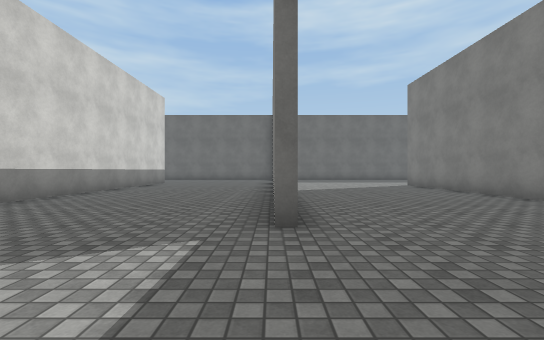
View 1 (above)

21 first-person views from a walk through a scene from a Unity 3-D project. The camera is 1.2 m above the floor, looks level and sees 90° across. The floor is counted in squares, 2 m on a side. Each view is taken from the middle of a square. On the plan, view 1 faces up. The plan holds only what a view shows up to about 9 squares ahead; the rest is blank. The place goes on beyond the plan. The player is left out. Surface patterns are stand-ins for the level's own textures.

View 2
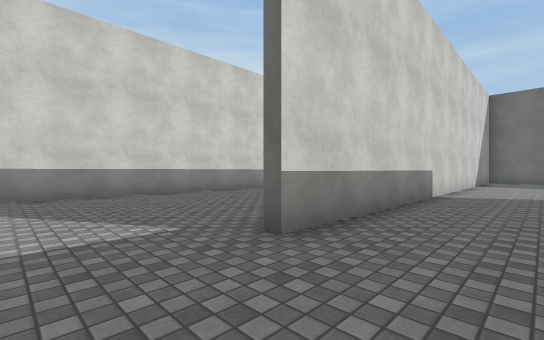

View 3
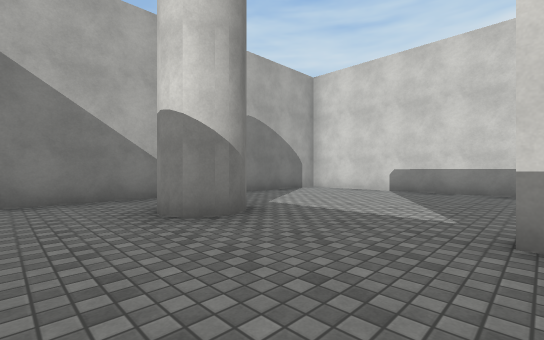

View 4
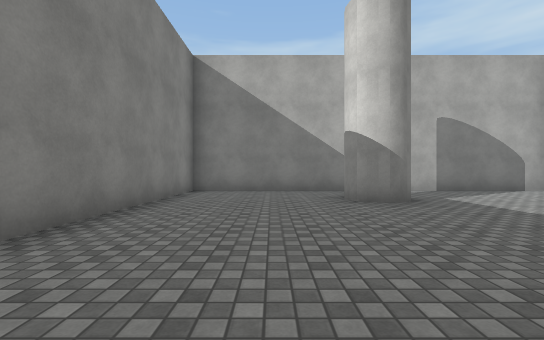

View 5
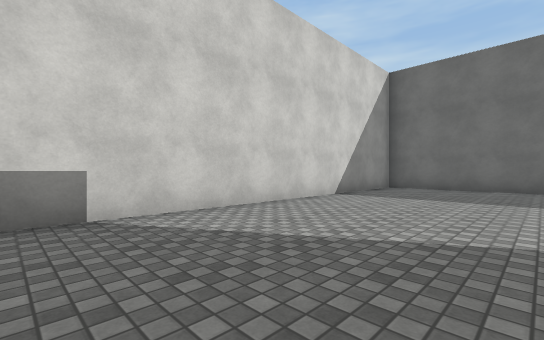

View 6
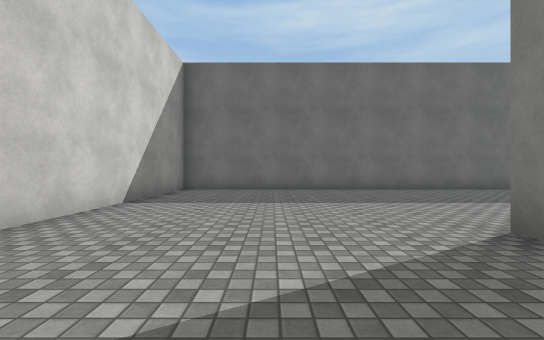

View 7
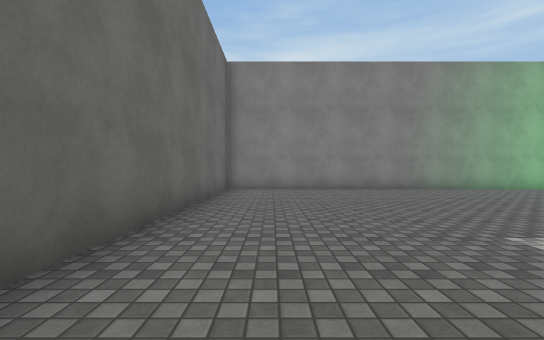

View 8
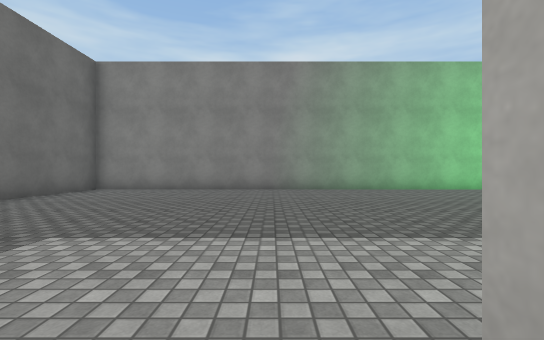

View 9
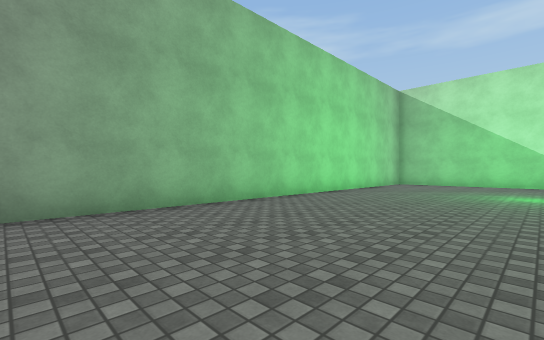

View 10
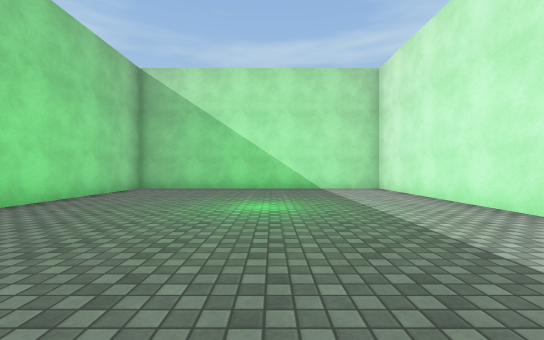

View 11
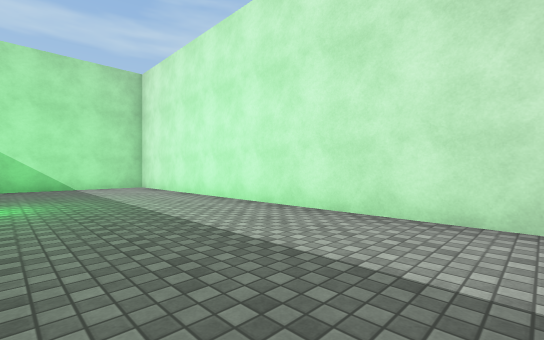

View 12
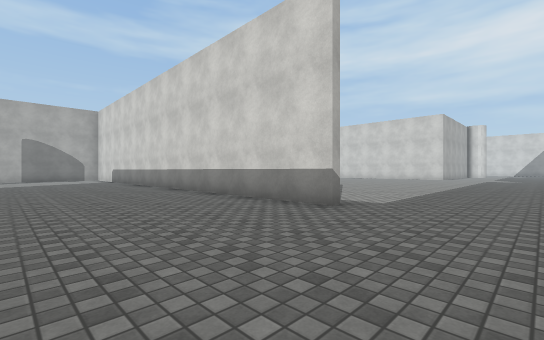

View 13
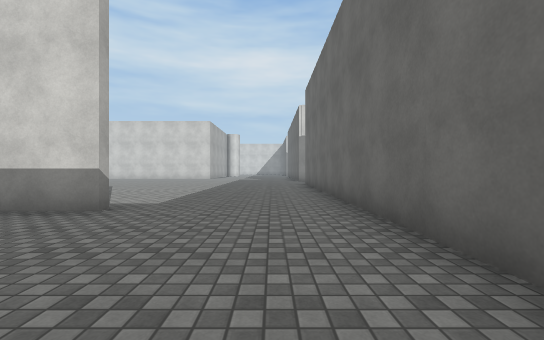

View 14
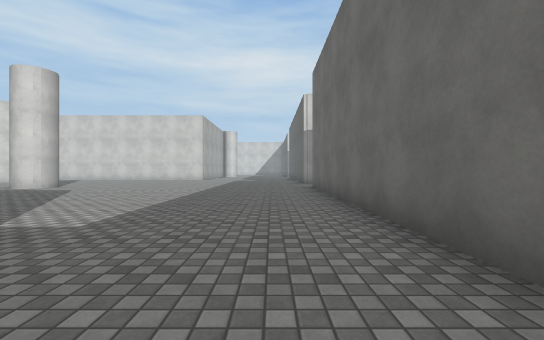

View 15
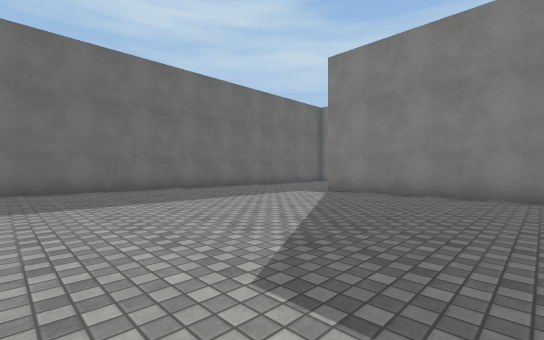

View 16
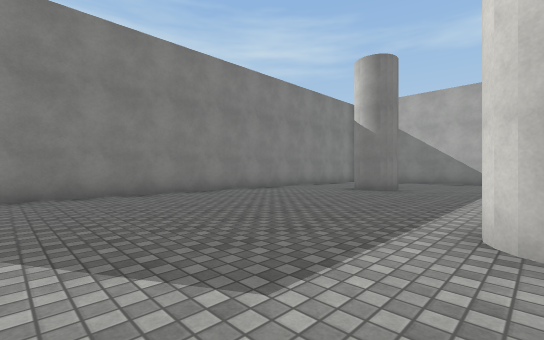

View 17
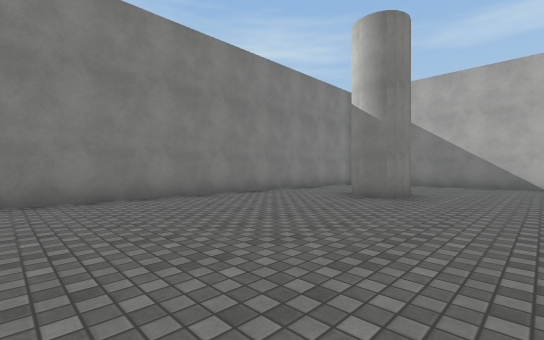

View 18
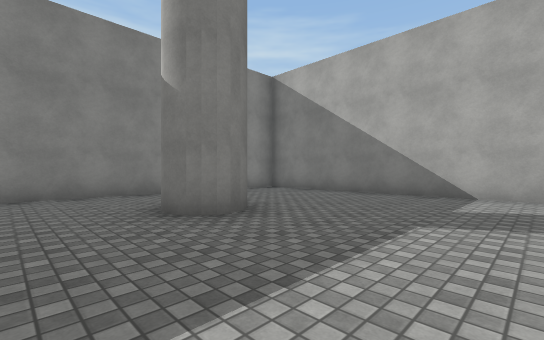

View 19
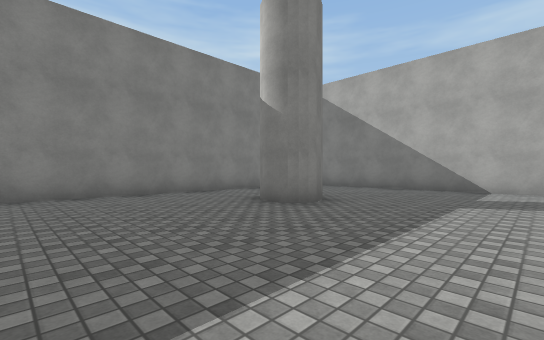

View 20
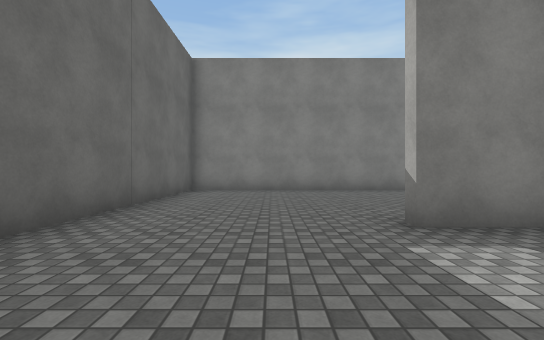

View 21
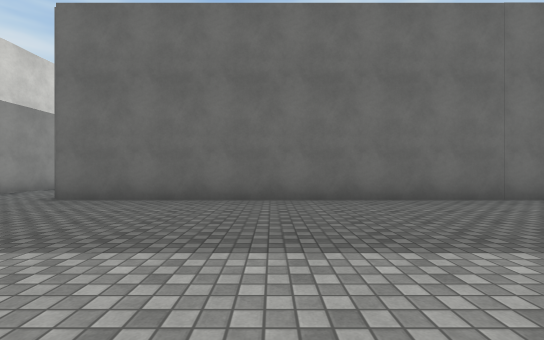

### Floor plan
Points are (right, up) in squares from view 1. A wall is a line through its corners. A room is listed if a view was taken in it or the views show most of it. See-through windows are left out.
Room 1 (views 1, 12, 13, 14, 15, 16, 17, 18, 19, 20, 21)
walls: (-4.9, 12.5) (-4.9, -1.9); (0, 10) (0, 16.4) (-12.5, 16.4); (-5.2, 0.1) (-5.2, 12.5); (-4.9, -2.8) (-1, -2.8); (-12, -2.8) (-6, -2.8); (0.6, -2.8) (1.6, -2.8)
ways out: opening at (0.5, 1.5) to room 2; opening at (1, -2) to room 2
Room 2 (views 2, 3, 4, 5, 6, 7, 8, 9, 10, 11)
walls: (5.5, 7) (5.5, -2.8) (13.3, -2.8) (13.3, 16.4) (0.3, 16.4) (0.3, 2.8); (5.3, 5.2) (5.3, 10.6); (1.6, -2.8) (5.3, -2.8) (5.3, 2.8)
ways out: opening at (0.5, 1.5) to room 1; opening at (1, -2) to room 1

Where each view was taken, in squares from view 1:
view 1: 0 up, 0 right, facing up
view 2: 1 up, 2 right, facing up-left
view 3: 3 up, 3 right, facing down-left
view 4: 5 up, 3 right, facing down
view 5: 7 up, 4 right, facing up-left
view 6: 8 up, 3 right, facing up
view 7: 15 up, 5 right, facing right
view 8: 11 up, 5 right, facing right
view 9: 9 up, 9 right, facing down-right
view 10: 6 up, 9 right, facing down
view 11: 7 up, 9 right, facing down-left
view 12: 15 up, 1 left, facing down-left
view 13: 15 up, 1 left, facing left
view 14: 15 up, 3 left, facing left
view 15: 8 up, 12 left, facing up-right
view 16: 10 up, 12 left, facing down-right
view 17: 8 up, 11 left, facing down-right
view 18: 4 up, 12 left, facing down-right
view 19: 6 up, 12 left, facing down-right
view 20: 14 up, 8 left, facing right
view 21: 11 up, 8 left, facing up
